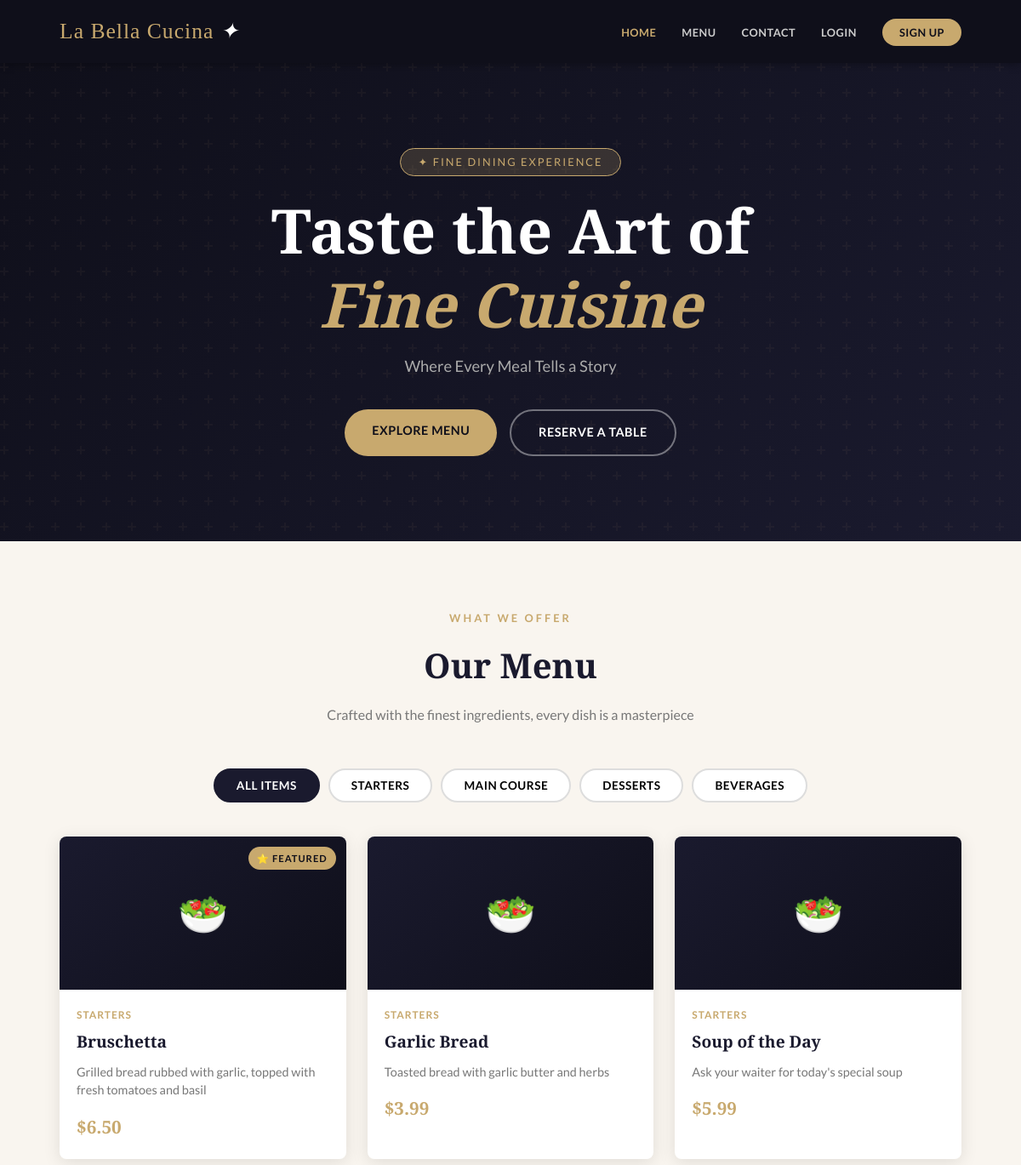
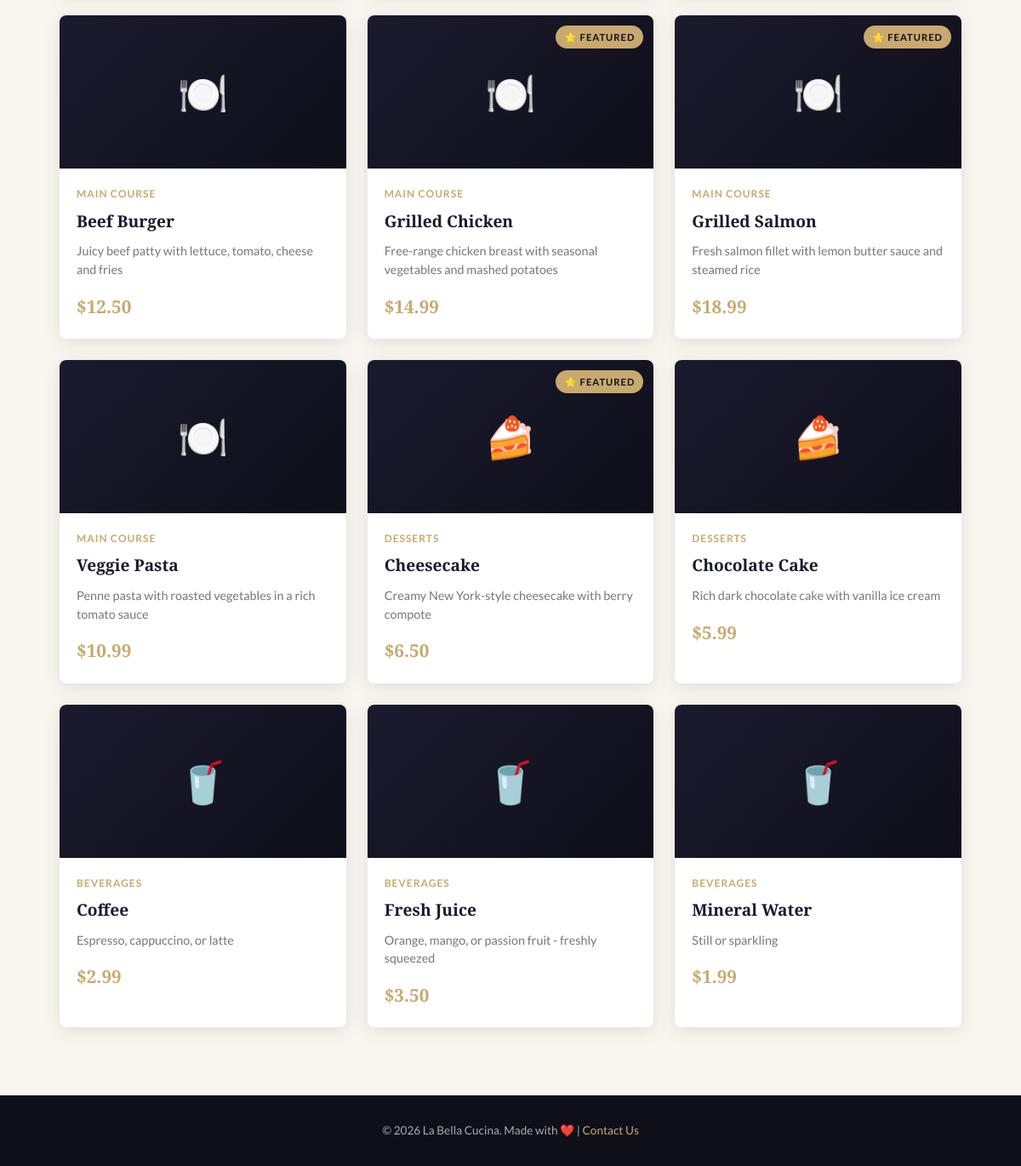
The page / on the database its author committed (2 pictures, top to bottom).
### tables this page shows
CREATE TABLE IF NOT EXISTS categories (
    id INT AUTO_INCREMENT PRIMARY KEY,
    name VARCHAR(100) NOT NULL,
    description TEXT,
    display_order INT DEFAULT 0
);

CREATE TABLE IF NOT EXISTS menu_items (
    id INT AUTO_INCREMENT PRIMARY KEY,
    category_id INT,
    name VARCHAR(150) NOT NULL,
    description TEXT,
    price DECIMAL(10,2) NOT NULL,
    image_url VARCHAR(255),
    is_available BOOLEAN DEFAULT TRUE,
    is_featured BOOLEAN DEFAULT FALSE,
    created_at TIMESTAMP DEFAULT CURRENT_TIMESTAMP,
    FOREIGN KEY (category_id) REFERENCES categories(id) ON DELETE SET NULL
);

### index.php (the view, shortened to what this page needs)
<?php
$conn = getConnection();
$categories = $conn->query("SELECT * FROM categories ORDER BY display_order");
$items_result = $conn->query("SELECT m.*, c.name AS category_name FROM menu_items m LEFT JOIN categories c ON m.category_id = c.id WHERE m.is_available = 1 ORDER BY c.display_order, m.name");
$items = [];
while ($row = $items_result->fetch_assoc()) {
    $items[] = $row;
}
$emojis = ['Starters' => '🥗', 'Main Course' => '🍽️', 'Desserts' => '🍰', 'Beverages' => '🥤'];
?>
<!DOCTYPE html>
<html lang="en">
<head>
    <link rel="stylesheet" href="css/style.css">
</head>
<body>
<nav class="navbar">
    <div class="nav-inner">
        <div class="nav-logo"><?= SITE_NAME ?> <span>✦</span></div>
        <ul class="nav-links" id="navLinks">
            <li><a href="index.php" class="active">Home</a></li>
            <li><a href="#menu">Menu</a></li>
            <li><a href="contact.php">Contact</a></li>
            <?php if (isset($_SESSION['logged_in'])): ?>
                <li><a href="#">Hi, <?= htmlspecialchars($_SESSION['username']) ?> 👋</a></li>
                <li><a href="php/auth.php?action=logout" class="btn-nav">Logout</a></li>
            <?php else: ?>
                <li><a href="login.php">Login</a></li>
                <li><a href="register.php" class="btn-nav">Sign Up</a></li>
            <?php endif; ?>
        </ul>
    </div>
</nav>
<section class="hero">
    <div class="hero-content">
        <div class="hero-badge">✦ Fine Dining Experience</div>
        <h1>Taste the Art of<br><em>Fine Cuisine</em></h1>
        <p><?= SITE_TAGLINE ?></p>
        <div class="hero-buttons">
            <a href="#menu" class="btn btn-primary">Explore Menu</a>
            <a href="contact.php" class="btn btn-outline">Reserve a Table</a>
        </div>
    </div>
</section>
<section class="section" id="menu">
    <div class="container">
        <div class="section-header">
            <span class="label">What We Offer</span>
            <h2>Our Menu</h2>
            <p>Crafted with the finest ingredients, every dish is a masterpiece</p>
        </div>
        <div class="menu-tabs">
            <button class="tab-btn active" data-category="all">All Items</button>
            <?php
            $categories->data_seek(0);
            while ($cat = $categories->fetch_assoc()):
            ?>
            <button class="tab-btn" data-category="<?= htmlspecialchars($cat['name']) ?>">
                <?= htmlspecialchars($cat['name']) ?>
            </button>
            <?php endwhile; ?>
        </div>
        <div class="menu-grid">
            <?php if (empty($items)): ?>
                <p style="color:var(--muted); grid-column:1/-1; text-align:center; padding:40px 0;">
                    No menu items available yet. Check back soon!
                </p>
            <?php else: ?>
                <?php foreach ($items as $item): ?>
                    <?php $emoji = $emojis[$item['category_name']] ?? '🍴'; ?>
                    <div class="menu-card <?= $item['is_available'] ? '' : 'card-unavailable' ?>"
                         data-category="<?= htmlspecialchars($item['category_name']) ?>">
                        <?php if ($item['is_featured']): ?>
                            <span class="card-badge">⭐ Featured</span>
                        <?php endif; ?>
                        <div class="card-img"><?= $emoji ?></div>
                        <div class="card-body">
                            <div class="card-category"><?= htmlspecialchars($item['category_name']) ?></div>
                            <h3 class="card-title"><?= htmlspecialchars($item['name']) ?></h3>
                            <p class="card-desc"><?= htmlspecialchars($item['description']) ?></p>
                            <div class="card-footer">
                                <span class="card-price">$<?= number_format($item['price'], 2) ?></span>
                            </div>
                        </div>
                    </div>
                <?php endforeach; ?>
            <?php endif; ?>
        </div>
    </div>
</section>
<footer class="footer">
    <p>&copy; <?= date('Y') ?> <?= SITE_NAME ?>. Made with ❤️ |
        <a href="contact.php">Contact Us</a>
    </p>
</footer>
</body>
</html>

### rows shown on the page
categories: name "STARTERS"
categories: name "MAIN COURSE"
categories: name "DESSERTS"
categories: name "BEVERAGES"
menu_items: is_featured "⭐ FEATURED", category.name "🥗", category.name "STARTERS", name "Bruschetta", description "Grilled bread rubbed with garlic, topped with fresh tomatoes and basil", price "6.50"
menu_items: category.name "🥗", category.name "STARTERS", name "Garlic Bread", description "Toasted bread with garlic butter and herbs", price "3.99"
menu_items: category.name "🥗", category.name "STARTERS", name "Soup of the Day", description "Ask your waiter for today's special soup", price "5.99"
menu_items: category.name "🍽️", category.name "MAIN COURSE", name "Beef Burger", description "Juicy beef patty with lettuce, tomato, cheese and fries", price "12.50"
menu_items: is_featured "⭐ FEATURED", category.name "🍽️", category.name "MAIN COURSE", name "Grilled Chicken", description "Free-range chicken breast with seasonal vegetables and mashed potatoes", price "14.99"
menu_items: is_featured "⭐ FEATURED", category.name "🍽️", category.name "MAIN COURSE", name "Grilled Salmon", description "Fresh salmon fillet with lemon butter sauce and steamed rice", price "18.99"
menu_items: category.name "🍽️", category.name "MAIN COURSE", name "Veggie Pasta", description "Penne pasta with roasted vegetables in a rich tomato sauce", price "10.99"
menu_items: is_featured "⭐ FEATURED", category.name "🍰", category.name "DESSERTS", name "Cheesecake", description "Creamy New York-style cheesecake with berry compote", price "6.50"
menu_items: category.name "🍰", category.name "DESSERTS", name "Chocolate Cake", description "Rich dark chocolate cake with vanilla ice cream", price "5.99"
menu_items: category.name "🥤", category.name "BEVERAGES", name "Coffee", description "Espresso, cappuccino, or latte", price "2.99"
menu_items: category.name "🥤", category.name "BEVERAGES", name "Fresh Juice", description "Orange, mango, or passion fruit - freshly squeezed", price "3.50"
menu_items: category.name "🥤", category.name "BEVERAGES", name "Mineral Water", description "Still or sparkling", price "1.99"

### other values the page prints
SITE_NAME "La Bella Cucina"
SITE_TAGLINE "Where Every Meal Tells a Story"
